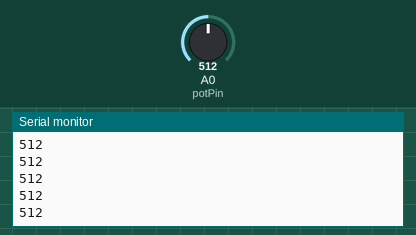
Bench run of a sketch on a simulated Arduino Uno, built with avr-gcc and run on an emulated ATmega328P. On the bench: the last lines printed to the serial monitor. The inputs (shaded band) are chosen by the test bench; at power-on: A0 (potPin) = 512.

Above: at 2.2 s.
2.3 s: A0 (potPin) set to 716
At 2.32 s:
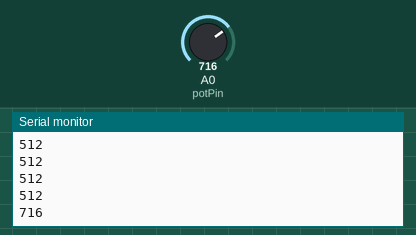
3.8 s: A0 (potPin) set to 900
At 3.83 s:
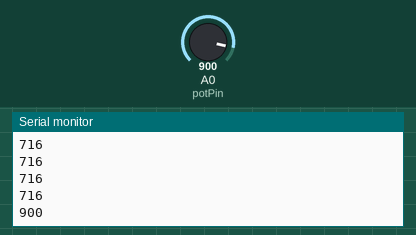
Timing chart, 0 to 6.8 s (numbered marks = the images above; inputs shaded):
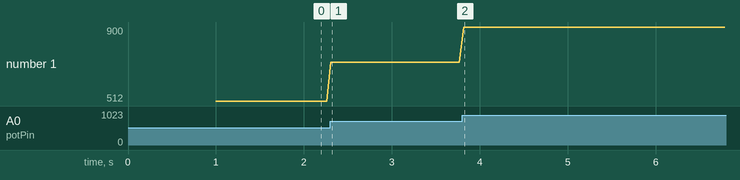

The sketch:

Rotary_En.ino
```cpp
/*int sensorPin = A0; // select the input pin for the potentiometer
int ledPin = 12; // select the pin for the LED
int sensorValue = 0; // variable to store the value coming from the sensor
void setup() {
pinMode(ledPin, OUTPUT);
Serial.begin(9600);
}
void loop() {
sensorValue = analogRead(sensorPin); // read the value from the sensor:
Serial.println(sensorValue); // turn the ledPin on
digitalWrite(ledPin, HIGH);
// stop the program for <sensorValue> milliseconds:
delay(100);
// turn the ledPin off:
digitalWrite(ledPin, LOW);
// stop the program for for <sensorValue> milliseconds:
delay(50);
}
*/
// Potentiometer is connected to GPIO 34 (Analog ADC1_CH6)
const int potPin = A0;

int potValue = 0;

void setup() {
  Serial.begin(115200);
  delay(1000);
}

void loop() {
  // Reading potentiometer value
  potValue = analogRead(potPin);
  Serial.println(potValue);
  delay(50);
}
```

Measured:
- after the input at 2.3 s, the serial monitor: prints a new line at once (image 1)
- after the input at 3.8 s, the serial monitor: prints a new line at once (image 2)
- plotted number 1: 512 → 716 after the input at 2.3 s, 716 → 900 after the input at 3.8 s
